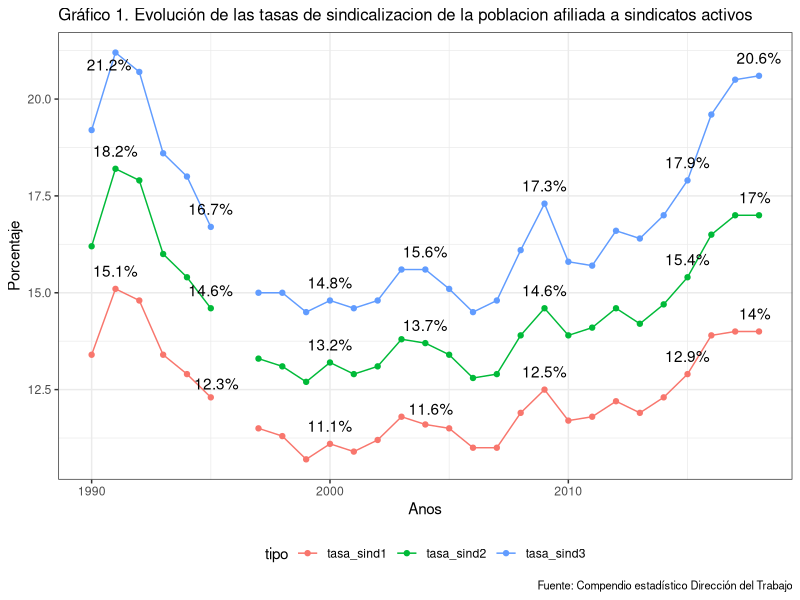
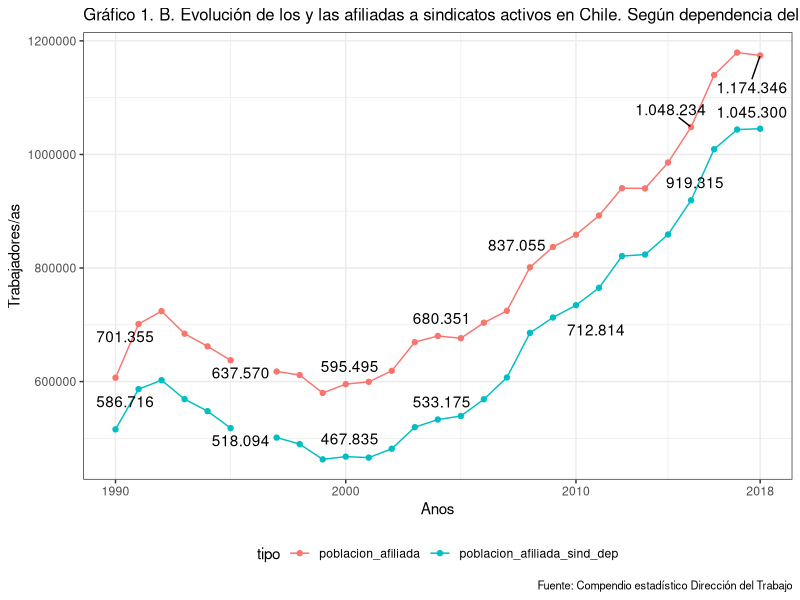
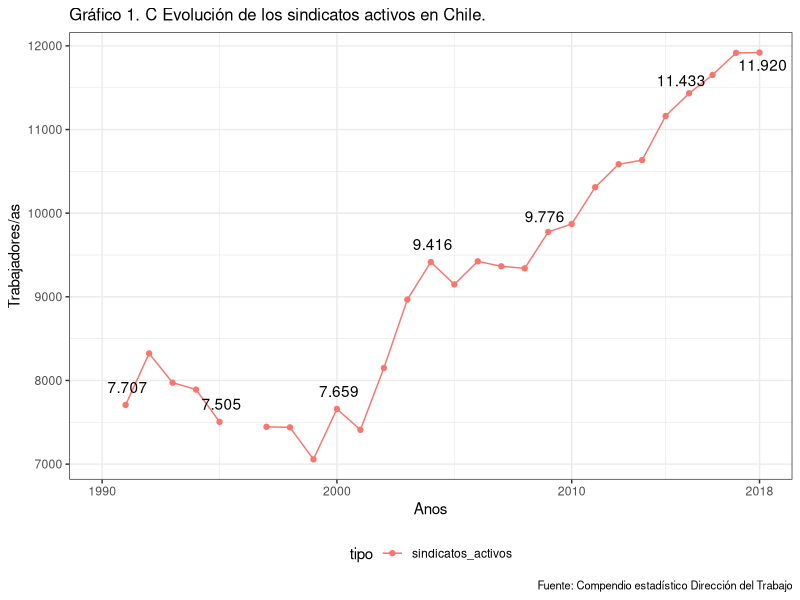
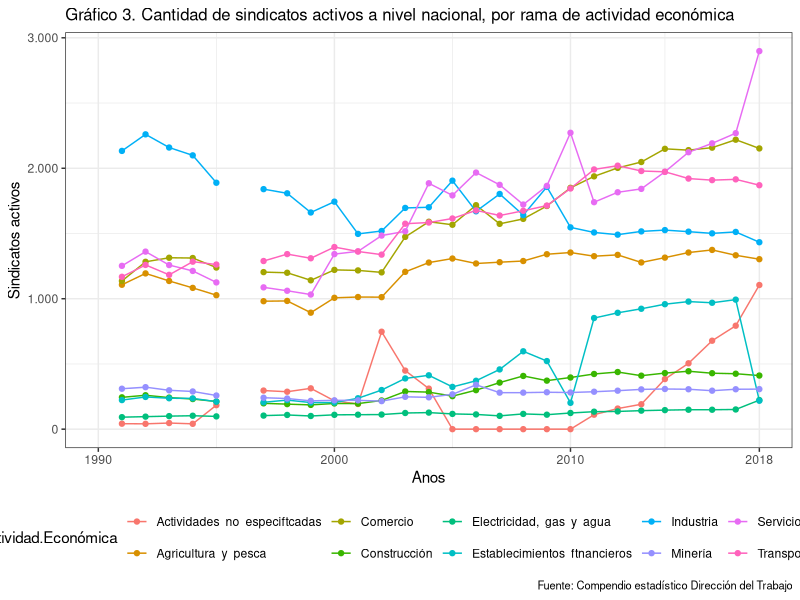
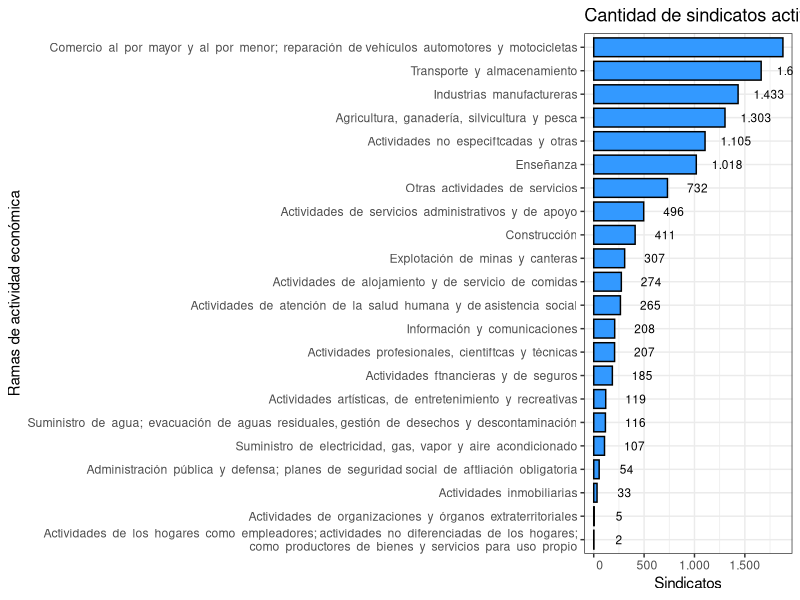
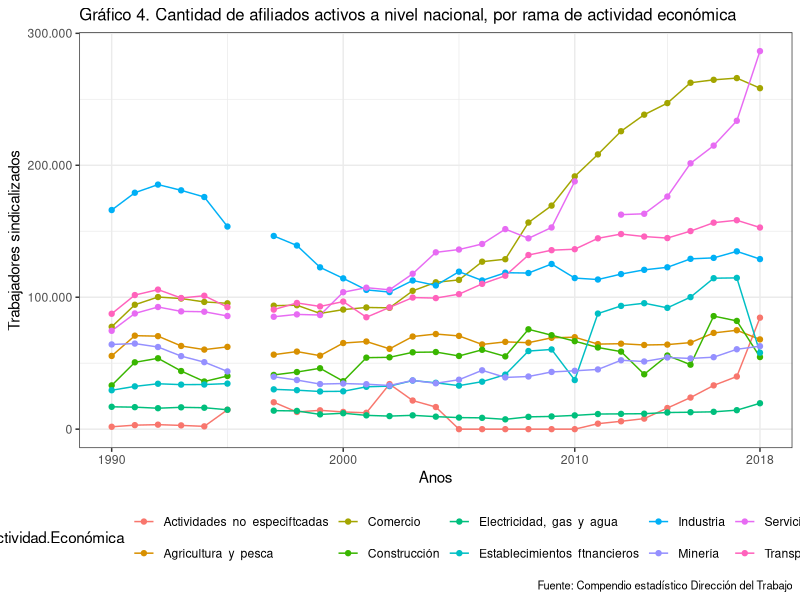
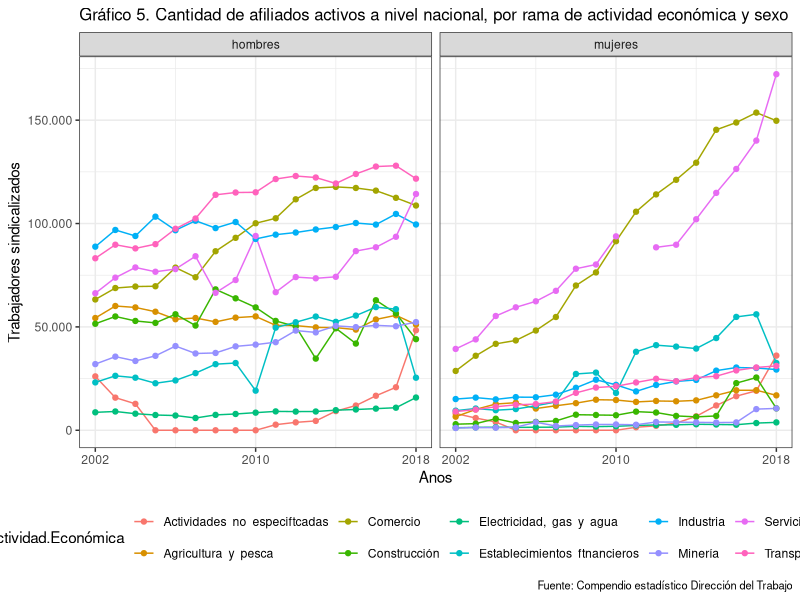
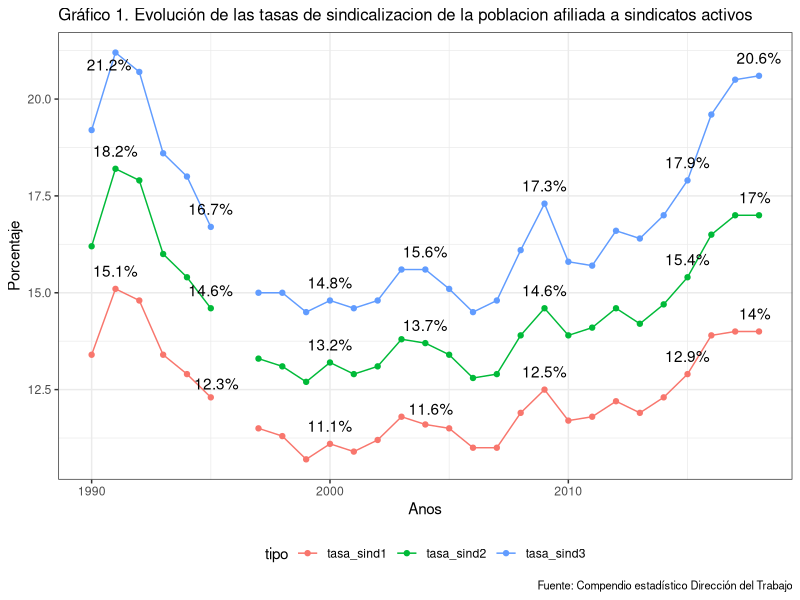

Source code (R) for these figures, in order: (Note: this script raises an error after producing the figures.)
library(tidyverse)
library(ggrepel)
library(openxlsx)
library(tibble)


# 1. OOSS -----------------------------------------------------------------



#### Cuadro1. Cantidad de sindicatos activos, poblacion afiliada a sindicatos activos, fuerza de trabajo y tasas de sindicalización, años 1990 a 1999 ####

f0<-c("ano",
      "sindicatos_activos",
      "poblacion_afiliada",
      "ft_ocupada1",
      "tasa_sind1",
      "ft_ocupada2",
      "tasa_sind2",
      "poblacion_afiliada_sind_dep",
      "ft_ocupada3",
      "tasa_sind3")

cuadro1<-rbind(
c(1990 ,NA   ,606812 ,4525530 ,13.4, 3745599, 16.2, 515825 ,2692459, 19.2),
c(1991 ,7707 ,701355 ,4630670 ,15.1, 3862016, 18.2, 586716 ,2765416, 21.2),
c(1992 ,8323 ,724065 ,4877430 ,14.8, 4054999, 17.9, 602435 ,2909679, 20.7),
c(1993 ,7974 ,684361 ,5109290 ,13.4, 4280082, 16.0, 569066 ,3067602, 18.6),
c(1994 ,7891 ,661966 ,5122760 ,12.9, 4305265, 15.4, 547862 ,3038135, 18.0),
c(1995 ,7505 ,637570 ,5174410 ,12.3, 4364825, 14.6, 518094 ,3100665, 16.7),
c(1996 ,NA   , NA     ,5298680 ,NA   ,4525632 ,NA   ,NA      ,3243452,  NA),
c(1997 ,7446 ,617761 ,5380190 ,11.5, 4643794, 13.3, 501386 ,3350654, 15.0),
c(1998 ,7439 ,611535 ,5432350 ,11.3, 4657376, 13.1, 489957 ,3276276, 15.0),
c(1999 ,7057 ,579996 ,5404480 ,10.7, 4552804, 12.7, 463071 ,3192874, 14.5),
c(2000, 7659, 595495, 5381460, 11.1, 4528339, 13.2, 467835, 3170319, 14.8),
c(2001, 7410, 599610, 5479390, 10.9, 4631937, 12.9, 466138, 3187987, 14.6),
c(2002, 8149, 618930, 5531260, 11.2, 4723018, 13.1, 481749, 3253178, 14.8),
c(2003, 8967, 669507, 5675130, 11.8, 4849564, 13.8, 519687, 3326674, 15.6),
c(2004, 9416, 680351, 5862900, 11.6, 4979719, 13.7, 533175, 3423609, 15.6),
c(2005, 9148, 676368, 5904999, 11.5, 5054172, 13.4, 539326, 3581293, 15.1),
c(2006, 9424, 703706, 6410982, 11.0, 5477846, 12.8, 568856, 3933474, 14.5),
c(2007, 9365, 724606, 6567241, 11.0, 5622264, 12.9, 607190, 4099492, 14.8),
c(2008, 9340, 801251, 6740408, 11.9, 5782781, 13.9, 685763, 4251018, 16.1),
c(2009, 9776, 837055, 6710990, 12.5, 5747152, 14.6, 712814, 4131857, 17.3),
c(2010, 9871  ,858571,  7353835, 11.7, 6172536, 13.9, 734495  ,4646299, 15.8),
c(2011 ,10310 ,892365,  7564346, 11.8, 6348945, 14.1, 765138  ,4863073, 15.7),
c(2012 ,10585 ,940603,  7699431, 12.2, 6441986, 14.6, 821041  ,4960005, 16.6),
c(2013 ,10634 ,940222,  7904048, 11.9, 6600648, 14.2, 823722  ,5024782, 16.4),
c(2014 ,11162 ,985770,  8013717, 12.3, 6686276, 14.7, 859093  ,5061592, 17.0),
c(2015 ,11433 ,1048234, 8136356, 12.9, 6815314, 15.4, 919315  ,5133964, 17.9),
c(2016 ,11653 ,1139955 ,8216865 ,13.9 ,6901108 ,16.5 ,1009255 ,5142873, 19.6),
c(2017 ,11916 ,1179445 ,8406527 ,14.0 ,6930930 ,17.0 ,1043865 ,5099920, 20.5),
c(2018 ,11920 ,1174346 ,8414056 ,14.0 ,6927523 ,17.0 ,1045300 ,5068372, 20.6)
)

cuadro1<-cuadro1 %>% as.data.frame()
names(cuadro1)<-f0
cuadro1


# Grafico 1

cuadro1 %>% select(ano,tasa_sind1,tasa_sind2,tasa_sind3) %>% 
  gather(tipo,tasa,-ano) %>% mutate(tasa=as.numeric(tasa)) %>% 
  ggplot(aes(x=ano,y=tasa,color=tipo)) + geom_line() + geom_point() + theme_bw() + 
  labs(title = "Gráfico 1. Evolución de las tasas de sindicalizacion de la poblacion afiliada a sindicatos activos",
       x="Anos",
       y = "Porcentaje",
       caption = "Fuente: Compendio estadístico Dirección del Trabajo") + 
  theme(legend.position = "bottom",plot.title = element_text(size=12),
        plot.subtitle = element_text(size=10),
        plot.caption = element_text(size=8)) + 
  geom_text_repel(aes(label=ifelse(ano%in%c(1991,1995,2000,2004,2009,2015,2018),format(paste0(round(tasa,1),"%")),"")), vjust=-1,colour="black")




ggsave(
  plot = last_plot(),
  filename = "Output/Graficos/1. OOSS/grafico1.Evolucion de las tasas de sindicalizacion de la poblacion afiliada a sindicatos activos.png",
  device = "png",
  dpi = "retina",
  units = "cm",
  width = 33,
  height = 17
)


cuadro1 %>% select(ano,poblacion_afiliada,poblacion_afiliada_sind_dep) %>% 
  gather(tipo,tasa,-ano) %>% mutate(tasa=as.numeric(tasa)) %>% 
  ggplot(aes(x=ano,y=tasa,color=tipo)) + geom_line() + geom_point() + theme_bw() + 
  labs(title = "Gráfico 1. B. Evolución de los y las afiliadas a sindicatos activos en Chile. Según dependencia del sindicato.",
       x="Anos",
       y = "Trabajadores/as",
       caption = "Fuente: Compendio estadístico Dirección del Trabajo") + 
  theme(legend.position = "bottom",plot.title = element_text(size=12),
        plot.subtitle = element_text(size=10),
        plot.caption = element_text(size=8)) + 
  geom_text_repel(aes(label=ifelse(ano%in%c(1991,1995,2000,2004,2009,2015,2018),format(tasa, big.mark = ".", scientific = FALSE),"")), vjust=-1,colour="black") +
  scale_x_continuous(limits = c(1990, 2018),breaks = c(1990,2000,2010,2018))

ggsave(
  plot = last_plot(),
  filename = "Output/Graficos/1. OOSS/grafico1.B Evolución de los y las afiliadas a sindicatos activos en Chile. Según dependencia del sindicato.png",
  device = "png",
  dpi = "retina",
  units = "cm",
  width = 33,
  height = 17
)


cuadro1 %>% select(ano,sindicatos_activos) %>% 
  gather(tipo,tasa,-ano) %>% mutate(tasa=as.numeric(tasa)) %>% 
  ggplot(aes(x=ano,y=tasa,color=tipo)) + geom_line() + geom_point() + theme_bw() + 
  labs(title = "Gráfico 1. C Evolución de los sindicatos activos en Chile.",
       x="Anos",
       y = "Trabajadores/as",
       caption = "Fuente: Compendio estadístico Dirección del Trabajo") + 
  theme(legend.position = "bottom",plot.title = element_text(size=12),
        plot.subtitle = element_text(size=10),
        plot.caption = element_text(size=8)) + 
  geom_text_repel(aes(label=ifelse(ano%in%c(1991,1995,2000,2004,2009,2015,2018),format(tasa, big.mark = ".", scientific = FALSE),"")), vjust=-1,colour="black") +
  scale_x_continuous(limits = c(1990, 2018),breaks = c(1990,2000,2010,2018))


ggsave(
  plot = last_plot(),
  filename = "Output/Graficos/1. OOSS/grafico1.C Evolución de los sindicatos activos en Chile.png",
  device = "png",
  dpi = "retina",
  units = "cm",
  width = 33,
  height = 17
)


#### Cuadro 2. Cantidad de trabajadores afiliados a sindicatos activos, fuerza de trabajo ocupada, y tasa de sindicalización, según sexo ####

cuadro2<-rbind(
c(2002, 497272, 121658, 618930 , 3241454, 1481566, 4723020, 15.3, 8.2  ,13.1),
c(2003, 531238, 138269, 669507 , 3298663, 1550891, 4849554, 16.1, 8.9  ,13.8),
c(2004, 522271, 158080, 680351 , 3335792, 1643938, 4979730, 15.7, 9.6  ,13.7),
c(2005, 515114, 161254, 676368 , 3376302, 1677870, 5054172, 15.3, 9.6  ,13.4),
c(2006, 532661, 171045, 703706 , 3627100, 1850746, 5477846, 14.7, 9.2  ,12.8),
c(2007, 537651, 186955, 724606 , 3683805, 1938459, 5622264, 14.6, 9.6  ,12.9),
c(2008, 562172, 239079, 801251 , 3738207, 2044574, 5782781, 15.0, 11.7 ,13.9),
c(2009, 580795, 256260, 837055 , 3661636, 2085516, 5747152, 15.9, 12.3 ,14.6),
c(2010, 585384, 273187, 858571 , 3822903, 2349633, 6172536, 15.3, 11.6 ,13.9),
c(2011, 593203, 299162, 892365 , 3883465, 2465480, 6348945, 15.3, 12.1 ,14.1),
c(2012, 618610, 321993, 940603 , 3930414, 2511571, 6441986, 15.7, 12.8 ,14.6),
c(2013, 610485, 329737, 940222 , 4005377, 2595271, 6600648, 15.2, 12.7 ,14.2),
c(2014, 630512, 355258, 985770 , 4035930, 2650346, 6686276, 15.6, 13.4 ,14.7),
c(2015, 646093, 402141, 1048234, 4081413, 2733898, 6815311, 15.8, 14.7 ,15.4),
c(2016, 683516, 455528, 1139044, 4153796, 2747312, 6901108, 16.5, 16.6 ,16.5),
c(2017, 691381, 488064, 1179445, 4157795, 2773138, 6930933, 16.6, 17.6 ,17.0),
c(2018, 681399, 492947, 1174346, 4149084, 2778439, 6927523, 16.4, 17.7 ,17.0)
) %>% as.data.frame()

names(cuadro2)<-c("ano","afiliados_hombres","afiliados_mujeres","afiliados_total",
                  "ft_hombres","ft_mujeres","ft_total","ft_hombres", "ft_mujeres","ft_total")


#### Cuadro 3. Cantidad de sindicatos activos a nivel nacional, por rama de actividad económica ####

# CIIU rev 2 1991-2010
cuadro3_1<-cbind(
read.xlsx("Input/Ilovepdf/1. OOSS.xlsx",sheet = 5,rows=c(1:12),cols=c(1:8),na.strings = "**"),
read.xlsx("Input/Ilovepdf/1. OOSS.xlsx",sheet = 6,rows=c(1:12),cols=c(2:8),na.strings = "**"),
read.xlsx("Input/Ilovepdf/1. OOSS.xlsx",sheet = 7,rows=c(2:13),cols=c(2:8),na.strings = "**")
)

# CIIU rev 3 2011-2017
cuadro3_2<-read.xlsx("Input/Ilovepdf/1. OOSS.xlsx",sheet = 8,rows=c(2:21),cols=c(1:8),na.strings = "**")

# CIIU rev 4 2018
cuadro3_3<-read.xlsx("Input/Ilovepdf/1. OOSS.xlsx",sheet = 9,rows=c(2:25),cols=c(1:2),na.strings = "**")


cuadro3_2_r<-cuadro3_2 %>% add_row(Rama.Actividad.Económica="Agricultura  y  pesca",
                      `2011`=sum(.$`2011`[1]+.$`2011`[2]),
                      `2012`=sum(.$`2012`[1]+.$`2012`[2]),
                      `2013`=sum(.$`2013`[1]+.$`2013`[2]),
                      `2014`=sum(.$`2014`[1]+.$`2014`[2]),
                      `2015`=sum(.$`2015`[1]+.$`2015`[2]),
                      `2016`=sum(.$`2016`[1]+.$`2016`[2]),
                      `2017`=sum(.$`2017`[1]+.$`2017`[2])) %>% 
  
              add_row(Rama.Actividad.Económica="Minería",
                      `2011`=sum(.$`2011`[3]),
                      `2012`=sum(.$`2012`[3]),
                      `2013`=sum(.$`2013`[3]),
                      `2014`=sum(.$`2014`[3]),
                      `2015`=sum(.$`2015`[3]),
                      `2016`=sum(.$`2016`[3]),
                      `2017`=sum(.$`2017`[3])) %>%
  
              add_row(Rama.Actividad.Económica="Industria",
                      `2011`=sum(.$`2011`[4]),
                      `2012`=sum(.$`2012`[4]),
                      `2013`=sum(.$`2013`[4]),
                      `2014`=sum(.$`2014`[4]),
                      `2015`=sum(.$`2015`[4]),
                      `2016`=sum(.$`2016`[4]),
                      `2017`=sum(.$`2017`[4])) %>%
  
              add_row(Rama.Actividad.Económica="Electricidad,  gas  y  agua",
                      `2011`=sum(.$`2011`[5]),
                      `2012`=sum(.$`2012`[5]),
                      `2013`=sum(.$`2013`[5]),
                      `2014`=sum(.$`2014`[5]),
                      `2015`=sum(.$`2015`[5]),
                      `2016`=sum(.$`2016`[5]),
                      `2017`=sum(.$`2017`[5])) %>%
  
              add_row(Rama.Actividad.Económica="Construcción",
                      `2011`=sum(.$`2011`[6]),
                      `2012`=sum(.$`2012`[6]),
                      `2013`=sum(.$`2013`[6]),
                      `2014`=sum(.$`2014`[6]),
                      `2015`=sum(.$`2015`[6]),
                      `2016`=sum(.$`2016`[6]),
                      `2017`=sum(.$`2017`[6])) %>%
  
              add_row(Rama.Actividad.Económica="Comercio",
                      `2011`=sum(.$`2011`[7]+.$`2011`[8]),
                      `2012`=sum(.$`2012`[7]+.$`2012`[8]),
                      `2013`=sum(.$`2013`[7]+.$`2013`[8]),
                      `2014`=sum(.$`2014`[7]+.$`2014`[8]),
                      `2015`=sum(.$`2015`[7]+.$`2015`[8]),
                      `2016`=sum(.$`2016`[7]+.$`2016`[8]),
                      `2017`=sum(.$`2017`[7]+.$`2017`[8])) %>%
  
              add_row(Rama.Actividad.Económica="Transporte  y  comunicaciones",
                      `2011`=sum(.$`2011`[9]),
                      `2012`=sum(.$`2012`[9]),
                      `2013`=sum(.$`2013`[9]),
                      `2014`=sum(.$`2014`[9]),
                      `2015`=sum(.$`2015`[9]),
                      `2016`=sum(.$`2016`[9]),
                      `2017`=sum(.$`2017`[9])) %>%
  
              add_row(Rama.Actividad.Económica="Establecimientos  ftnancieros",
                      `2011`=sum(.$`2011`[10]+.$`2011`[11]),
                      `2012`=sum(.$`2012`[10]+.$`2012`[11]),
                      `2013`=sum(.$`2013`[10]+.$`2013`[11]),
                      `2014`=sum(.$`2014`[10]+.$`2014`[11]),
                      `2015`=sum(.$`2015`[10]+.$`2015`[11]),
                      `2016`=sum(.$`2016`[10]+.$`2016`[11]),
                      `2017`=sum(.$`2017`[10]+.$`2017`[11])) %>%
  
              add_row(Rama.Actividad.Económica="Servicios",
                      `2011`=sum(.$`2011`[12]+.$`2011`[13]+.$`2011`[14]+.$`2011`[15]+.$`2011`[16]+.$`2011`[17]),
                      `2012`=sum(.$`2012`[12]+.$`2012`[13]+.$`2012`[14]+.$`2012`[15]+.$`2012`[16]+.$`2012`[17]),
                      `2013`=sum(.$`2013`[12]+.$`2013`[13]+.$`2013`[14]+.$`2013`[15]+.$`2013`[16]+.$`2013`[17]),
                      `2014`=sum(.$`2014`[12]+.$`2014`[13]+.$`2014`[14]+.$`2014`[15]+.$`2014`[16]+.$`2014`[17]),
                      `2015`=sum(.$`2015`[12]+.$`2015`[13]+.$`2015`[14]+.$`2015`[15]+.$`2015`[16]+.$`2015`[17]),
                      `2016`=sum(.$`2016`[12]+.$`2016`[13]+.$`2016`[14]+.$`2016`[15]+.$`2016`[16]+.$`2016`[17]),
                      `2017`=sum(.$`2017`[12]+.$`2017`[13]+.$`2017`[14]+.$`2017`[15]+.$`2017`[16]+.$`2017`[17])) %>%
  
              add_row(Rama.Actividad.Económica="Actividades  no  especiftcadas",
                      `2011`=sum(.$`2011`[18]),
                      `2012`=sum(.$`2012`[18]),
                      `2013`=sum(.$`2013`[18]),
                      `2014`=sum(.$`2014`[18]),
                      `2015`=sum(.$`2015`[18]),
                      `2016`=sum(.$`2016`[18]),
                      `2017`=sum(.$`2017`[18]))


cuadro3_3_r<-cuadro3_3 %>% add_row(Rama.Actividad.Económica="Agricultura  y  pesca",
                                   `2018`=sum(.$`2018`[1])) %>% 
  
  add_row(Rama.Actividad.Económica="Minería",
          `2018`=sum(.$`2018`[2])) %>%
  
  add_row(Rama.Actividad.Económica="Industria",
          `2018`=sum(.$`2018`[3])) %>%
  
  add_row(Rama.Actividad.Económica="Electricidad,  gas  y  agua",
          `2018`=sum(.$`2018`[4]+.$`2018`[5])) %>%
  
  add_row(Rama.Actividad.Económica="Construcción",
          `2018`=sum(.$`2018`[6])) %>%
  
  add_row(Rama.Actividad.Económica="Comercio",
          `2018`=sum(.$`2018`[7]+.$`2018`[9])) %>%
  
  add_row(Rama.Actividad.Económica="Transporte  y  comunicaciones",
          `2018`=sum(.$`2018`[8]+.$`2018`[10])) %>%
  
  add_row(Rama.Actividad.Económica="Establecimientos  ftnancieros",
          `2018`=sum(.$`2018`[11]+.$`2018`[12])) %>%
  
  add_row(Rama.Actividad.Económica="Servicios",
          `2018`=sum(.$`2018`[13]+.$`2018`[14]+.$`2018`[15]+.$`2018`[16]+.$`2018`[17]+.$`2018`[18]+.$`2018`[19]+.$`2018`[20]+.$`2018`[21])) %>%
  
  add_row(Rama.Actividad.Económica="Actividades  no  especiftcadas",
          `2018`=sum(.$`2018`[22]))

  
cuadro3<-merge(cuadro3_1,cuadro3_2_r,by="Rama.Actividad.Económica",all.x = TRUE)
cuadro3<-merge(cuadro3,cuadro3_3_r,by="Rama.Actividad.Económica",all.x = TRUE)

cuadro3<-unique( cuadro3 )
cuadro3<-cuadro3[-3,]

# Grafico 3
cuadro3 %>% filter(Rama.Actividad.Económica!="Total") %>% 
  gather(ano,sindicatos,-Rama.Actividad.Económica) %>% mutate(tasa=as.numeric(sindicatos),
                                                              ano=as.numeric(ano)) %>% 
  ggplot(aes(x=ano,y=sindicatos,color=Rama.Actividad.Económica)) + geom_line() + geom_point() + theme_bw() + 
  labs(title = "Gráfico 3. Cantidad de sindicatos activos a nivel nacional, por rama de actividad económica",
       x="Anos",
       y = "Sindicatos activos",
       caption = "Fuente: Compendio estadístico Dirección del Trabajo") + 
  theme(legend.position = "bottom",plot.title = element_text(size=12),
        plot.subtitle = element_text(size=10),
        plot.caption = element_text(size=8)) + scale_y_continuous(labels=function(x) format(x, big.mark = ".", scientific = FALSE))+
  scale_x_continuous(limits = c(1990, 2018),breaks = c(1990,2000,2010,2018))

ggsave(
  plot = last_plot(),
  filename = "Output/Graficos/1. OOSS/grafico3.Cantidad de sindicatos activos a nivel nacional, por rama de actividad económica.png",
  device = "png",
  dpi = "retina",
  units = "cm",
  width = 33,
  height = 17
)


#### Cuadro 3 solo 2018 (ramas desagregadas)

cuadro3_3 %>% filter(Rama.Actividad.Económica!="Total") %>% 
  ggplot(aes(x=as.factor(reorder(Rama.Actividad.Económica,`2018`)),y=`2018`))+
  geom_bar(stat="identity", fill="#3399FF", colour="black", width=0.8) + 
  scale_y_continuous(labels=function(x) format(x, big.mark = ".", scientific = FALSE)) +
  theme_bw() +  coord_flip() + 
  geom_text(aes(label = format(`2018`, big.mark = ".", scientific = FALSE)), hjust=-0.5, colour = "black", size=3.0) +
  labs(title="Cantidad de sindicatos activos a nivel nacional, por rama de actividad económica en 2018",
       x="Ramas de actividad económica", 
       y = "Sindicatos")



#### Cuadro 4. y 5. Cantidad de afiliados ####

## 1990 a 2001
cuadro4_1<-cbind(
  read.xlsx("Input/Ilovepdf/1. OOSS.xlsx",sheet = 10,rows=c(1:12),cols=c(1:7),na.strings = "**"),
  read.xlsx("Input/Ilovepdf/1. OOSS.xlsx",sheet = 11,rows=c(2:13),cols=c(2:7),na.strings = "**")
)

## 2002 a 2010

a<-read.xlsx("Input/Ilovepdf/1. OOSS.xlsx",sheet = 12,rows=c(4:14),cols=c(1:10),na.strings = "**",colNames = FALSE)
b<-read.xlsx("Input/Ilovepdf/1. OOSS.xlsx",sheet = 13,rows=c(3:13),cols=c(2:10),na.strings = "**",colNames = FALSE)
c<-read.xlsx("Input/Ilovepdf/1. OOSS.xlsx",sheet = 14,rows=c(3:13),cols=c(2:10),na.strings = "**",colNames = FALSE)
names(a)<-c("Rama.Actividad.Económica","h2","m2","t2","h3","m3","t3","h4","m4","t4")
names(b)<-c("h5","m5","t5","h6","m6","t6","h7","m7","t7")
names(c)<-c("h8","m8","t8","h9","m9","t9","h10","m10","t10")
cuadro4_2_sexo<-cbind(a,b,c)

cuadro4_2<-cuadro4_2_sexo %>% select(1,4,7,10,13,16,19,22,25,28)

## 2011 a 2017
cuadro4_3_sexo<-cbind(
read.xlsx("Input/Ilovepdf/1. OOSS.xlsx",sheet = 15,rows=c(4:22),cols=c(1:7),na.strings = "**",colNames = FALSE),
read.xlsx("Input/Ilovepdf/1. OOSS.xlsx",sheet = 16,rows=c(4:22),cols=c(2:7),na.strings = "**",colNames = FALSE),
read.xlsx("Input/Ilovepdf/1. OOSS.xlsx",sheet = 17,rows=c(4:22),cols=c(2:7),na.strings = "**",colNames = FALSE),
read.xlsx("Input/Ilovepdf/1. OOSS.xlsx",sheet = 18,rows=c(4:22),cols=c(2:4),na.strings = "**",colNames = FALSE)
)

names(cuadro4_3_sexo)<-c("Rama.Actividad.Económica","h11","m11","t11","h12","m12","t12","h13","m13","t13","h14","m14","t14",
                               "h15","m15","t15","h16","m16","t16","h17","m17","t17")

cuadro4_3<-cuadro4_3_sexo %>% select(1,4,7,10,13,16,19,22)


## 2018
cuadro4_4_sexo<-read.xlsx("Input/Ilovepdf/1. OOSS.xlsx",sheet = 19,rows=c(3:26),cols=c(1:4),na.strings = "**")
names(cuadro4_4_sexo)<-c("Rama.Actividad.Económica","h18","m18","t18")
cuadro4_4<-cuadro4_4_sexo %>% select(1,4)

## A. Primero sin sexo

cuadro4_1
cuadro4_2
colnames(cuadro4_2)<-c("Rama.Actividad.Económica",2002,2003,2004,2005,2006,2007,2008,2009,2010)

colnames(cuadro4_3)<-c("Rama.Actividad.Económica",2011,2012,2013,2014,2015,2016,2017)

cuadro4_3<-cuadro4_3 %>% add_row(Rama.Actividad.Económica="Agricultura  y  pesca",
                                   `2011`=sum(.$`2011`[1]+.$`2011`[2]),
                                   `2012`=sum(.$`2012`[1]+.$`2012`[2]),
                                   `2013`=sum(.$`2013`[1]+.$`2013`[2]),
                                   `2014`=sum(.$`2014`[1]+.$`2014`[2]),
                                   `2015`=sum(.$`2015`[1]+.$`2015`[2]),
                                   `2016`=sum(.$`2016`[1]+.$`2016`[2]),
                                   `2017`=sum(.$`2017`[1]+.$`2017`[2])) %>% 
  
  add_row(Rama.Actividad.Económica="Minería",
          `2011`=sum(.$`2011`[3]),
          `2012`=sum(.$`2012`[3]),
          `2013`=sum(.$`2013`[3]),
          `2014`=sum(.$`2014`[3]),
          `2015`=sum(.$`2015`[3]),
          `2016`=sum(.$`2016`[3]),
          `2017`=sum(.$`2017`[3])) %>%
  
  add_row(Rama.Actividad.Económica="Industria",
          `2011`=sum(.$`2011`[4]),
          `2012`=sum(.$`2012`[4]),
          `2013`=sum(.$`2013`[4]),
          `2014`=sum(.$`2014`[4]),
          `2015`=sum(.$`2015`[4]),
          `2016`=sum(.$`2016`[4]),
          `2017`=sum(.$`2017`[4])) %>%
  
  add_row(Rama.Actividad.Económica="Electricidad,  gas  y  agua",
          `2011`=sum(.$`2011`[5]),
          `2012`=sum(.$`2012`[5]),
          `2013`=sum(.$`2013`[5]),
          `2014`=sum(.$`2014`[5]),
          `2015`=sum(.$`2015`[5]),
          `2016`=sum(.$`2016`[5]),
          `2017`=sum(.$`2017`[5])) %>%
  
  add_row(Rama.Actividad.Económica="Construcción",
          `2011`=sum(.$`2011`[6]),
          `2012`=sum(.$`2012`[6]),
          `2013`=sum(.$`2013`[6]),
          `2014`=sum(.$`2014`[6]),
          `2015`=sum(.$`2015`[6]),
          `2016`=sum(.$`2016`[6]),
          `2017`=sum(.$`2017`[6])) %>%
  
  add_row(Rama.Actividad.Económica="Comercio",
          `2011`=sum(.$`2011`[7]+.$`2011`[8]),
          `2012`=sum(.$`2012`[7]+.$`2012`[8]),
          `2013`=sum(.$`2013`[7]+.$`2013`[8]),
          `2014`=sum(.$`2014`[7]+.$`2014`[8]),
          `2015`=sum(.$`2015`[7]+.$`2015`[8]),
          `2016`=sum(.$`2016`[7]+.$`2016`[8]),
          `2017`=sum(.$`2017`[7]+.$`2017`[8])) %>%
  
  add_row(Rama.Actividad.Económica="Transporte  y  comunicaciones",
          `2011`=sum(.$`2011`[9]),
          `2012`=sum(.$`2012`[9]),
          `2013`=sum(.$`2013`[9]),
          `2014`=sum(.$`2014`[9]),
          `2015`=sum(.$`2015`[9]),
          `2016`=sum(.$`2016`[9]),
          `2017`=sum(.$`2017`[9])) %>%
  
  add_row(Rama.Actividad.Económica="Establecimientos  ftnancieros",
          `2011`=sum(.$`2011`[10]+.$`2011`[11]),
          `2012`=sum(.$`2012`[10]+.$`2012`[11]),
          `2013`=sum(.$`2013`[10]+.$`2013`[11]),
          `2014`=sum(.$`2014`[10]+.$`2014`[11]),
          `2015`=sum(.$`2015`[10]+.$`2015`[11]),
          `2016`=sum(.$`2016`[10]+.$`2016`[11]),
          `2017`=sum(.$`2017`[10]+.$`2017`[11])) %>%
  
  add_row(Rama.Actividad.Económica="Servicios",
          `2011`=sum(.$`2011`[12]+.$`2011`[13]+.$`2011`[14]+.$`2011`[15]+.$`2011`[16]+.$`2011`[17]),
          `2012`=sum(.$`2012`[12]+.$`2012`[13]+.$`2012`[14]+.$`2012`[15]+.$`2012`[16]+.$`2012`[17]),
          `2013`=sum(.$`2013`[12]+.$`2013`[13]+.$`2013`[14]+.$`2013`[15]+.$`2013`[16]+.$`2013`[17]),
          `2014`=sum(.$`2014`[12]+.$`2014`[13]+.$`2014`[14]+.$`2014`[15]+.$`2014`[16]+.$`2014`[17]),
          `2015`=sum(.$`2015`[12]+.$`2015`[13]+.$`2015`[14]+.$`2015`[15]+.$`2015`[16]+.$`2015`[17]),
          `2016`=sum(.$`2016`[12]+.$`2016`[13]+.$`2016`[14]+.$`2016`[15]+.$`2016`[16]+.$`2016`[17]),
          `2017`=sum(.$`2017`[12]+.$`2017`[13]+.$`2017`[14]+.$`2017`[15]+.$`2017`[16]+.$`2017`[17])) %>%
  
  add_row(Rama.Actividad.Económica="Actividades  no  especiftcadas",
          `2011`=sum(.$`2011`[18]),
          `2012`=sum(.$`2012`[18]),
          `2013`=sum(.$`2013`[18]),
          `2014`=sum(.$`2014`[18]),
          `2015`=sum(.$`2015`[18]),
          `2016`=sum(.$`2016`[18]),
          `2017`=sum(.$`2017`[18]))



colnames(cuadro4_4)<-c("Rama.Actividad.Económica",2018)

cuadro4_4<-cuadro4_4 %>% add_row(Rama.Actividad.Económica="Agricultura  y  pesca",
                                   `2018`=sum(.$`2018`[1])) %>% 
  
  add_row(Rama.Actividad.Económica="Minería",
          `2018`=sum(.$`2018`[2])) %>%
  
  add_row(Rama.Actividad.Económica="Industria",
          `2018`=sum(.$`2018`[3])) %>%
  
  add_row(Rama.Actividad.Económica="Electricidad,  gas  y  agua",
          `2018`=sum(.$`2018`[4]+.$`2018`[5])) %>%
  
  add_row(Rama.Actividad.Económica="Construcción",
          `2018`=sum(.$`2018`[6])) %>%
  
  add_row(Rama.Actividad.Económica="Comercio",
          `2018`=sum(.$`2018`[7]+.$`2018`[9])) %>%
  
  add_row(Rama.Actividad.Económica="Transporte  y  comunicaciones",
          `2018`=sum(.$`2018`[8]+.$`2018`[10])) %>%
  
  add_row(Rama.Actividad.Económica="Establecimientos  ftnancieros",
          `2018`=sum(.$`2018`[11]+.$`2018`[12])) %>%
  
  add_row(Rama.Actividad.Económica="Servicios",
          `2018`=sum(.$`2018`[13]+.$`2018`[14]+.$`2018`[15]+.$`2018`[16]+.$`2018`[17]+.$`2018`[18]+.$`2018`[19]+.$`2018`[20]+.$`2018`[21])) %>%
  
  add_row(Rama.Actividad.Económica="Actividades  no  especiftcadas",
          `2018`=sum(.$`2018`[22]))

cuadro4<-merge(cuadro4_1,cuadro4_2,by="Rama.Actividad.Económica")

cuadro4<-merge(cuadro4,cuadro4_3,by="Rama.Actividad.Económica",all.x = TRUE)
cuadro4<-merge(cuadro4,cuadro4_4,by="Rama.Actividad.Económica",all.x = TRUE)

cuadro4<-unique( cuadro4 )
cuadro4<-cuadro4[-3,]

cuadro4 %>% filter(Rama.Actividad.Económica!="Total") %>% 
  gather(ano,afiliados,-Rama.Actividad.Económica) %>% mutate(tasa=as.numeric(afiliados),
                                                              ano=as.numeric(ano)) %>% 
  ggplot(aes(x=ano,y=afiliados,color=Rama.Actividad.Económica)) + geom_line() + geom_point() + theme_bw() + 
  labs(title = "Gráfico 4. Cantidad de afiliados activos a nivel nacional, por rama de actividad económica",
       x="Anos",
       y = "Trabajadores sindicalizados",
       caption = "Fuente: Compendio estadístico Dirección del Trabajo") + 
  theme(legend.position = "bottom",plot.title = element_text(size=12),
        plot.subtitle = element_text(size=10),
        plot.caption = element_text(size=8)) + scale_y_continuous(labels=function(x) format(x, big.mark = ".", scientific = FALSE))+
  scale_x_continuous(limits = c(1990, 2018),breaks = c(1990,2000,2010,2018))



ggsave(
  plot = last_plot(),
  filename = "Output/Graficos/1. OOSS/grafico4.Cantidad de afiliados a nivel nacional, por rama de actividad económica.png",
  device = "png",
  dpi = "retina",
  units = "cm",
  width = 33,
  height = 17
)


## B. Con sexo (cuadro 5) (solo desde 2002)

# hombres
cuadro4_2<-cuadro4_2_sexo %>% select(1,4-2,7-2,10-2,13-2,16-2,19-2,22-2,25-2,28-2)
cuadro4_3<-cuadro4_3_sexo %>% select(1,4-2,7-2,10-2,13-2,16-2,19-2,22-2)
cuadro4_4<-cuadro4_4_sexo %>% select(1,4-2)

colnames(cuadro4_2)<-c("Rama.Actividad.Económica",2002,2003,2004,2005,2006,2007,2008,2009,2010)

colnames(cuadro4_3)<-c("Rama.Actividad.Económica",2011,2012,2013,2014,2015,2016,2017)

cuadro4_3<-cuadro4_3 %>% add_row(Rama.Actividad.Económica="Agricultura  y  pesca",
                                 `2011`=sum(.$`2011`[1]+.$`2011`[2]),
                                 `2012`=sum(.$`2012`[1]+.$`2012`[2]),
                                 `2013`=sum(.$`2013`[1]+.$`2013`[2]),
                                 `2014`=sum(.$`2014`[1]+.$`2014`[2]),
                                 `2015`=sum(.$`2015`[1]+.$`2015`[2]),
                                 `2016`=sum(.$`2016`[1]+.$`2016`[2]),
                                 `2017`=sum(.$`2017`[1]+.$`2017`[2])) %>% 
  
  add_row(Rama.Actividad.Económica="Minería",
          `2011`=sum(.$`2011`[3]),
          `2012`=sum(.$`2012`[3]),
          `2013`=sum(.$`2013`[3]),
          `2014`=sum(.$`2014`[3]),
          `2015`=sum(.$`2015`[3]),
          `2016`=sum(.$`2016`[3]),
          `2017`=sum(.$`2017`[3])) %>%
  
  add_row(Rama.Actividad.Económica="Industria",
          `2011`=sum(.$`2011`[4]),
          `2012`=sum(.$`2012`[4]),
          `2013`=sum(.$`2013`[4]),
          `2014`=sum(.$`2014`[4]),
          `2015`=sum(.$`2015`[4]),
          `2016`=sum(.$`2016`[4]),
          `2017`=sum(.$`2017`[4])) %>%
  
  add_row(Rama.Actividad.Económica="Electricidad,  gas  y  agua",
          `2011`=sum(.$`2011`[5]),
          `2012`=sum(.$`2012`[5]),
          `2013`=sum(.$`2013`[5]),
          `2014`=sum(.$`2014`[5]),
          `2015`=sum(.$`2015`[5]),
          `2016`=sum(.$`2016`[5]),
          `2017`=sum(.$`2017`[5])) %>%
  
  add_row(Rama.Actividad.Económica="Construcción",
          `2011`=sum(.$`2011`[6]),
          `2012`=sum(.$`2012`[6]),
          `2013`=sum(.$`2013`[6]),
          `2014`=sum(.$`2014`[6]),
          `2015`=sum(.$`2015`[6]),
          `2016`=sum(.$`2016`[6]),
          `2017`=sum(.$`2017`[6])) %>%
  
  add_row(Rama.Actividad.Económica="Comercio",
          `2011`=sum(.$`2011`[7]+.$`2011`[8]),
          `2012`=sum(.$`2012`[7]+.$`2012`[8]),
          `2013`=sum(.$`2013`[7]+.$`2013`[8]),
          `2014`=sum(.$`2014`[7]+.$`2014`[8]),
          `2015`=sum(.$`2015`[7]+.$`2015`[8]),
          `2016`=sum(.$`2016`[7]+.$`2016`[8]),
          `2017`=sum(.$`2017`[7]+.$`2017`[8])) %>%
  
  add_row(Rama.Actividad.Económica="Transporte  y  comunicaciones",
          `2011`=sum(.$`2011`[9]),
          `2012`=sum(.$`2012`[9]),
          `2013`=sum(.$`2013`[9]),
          `2014`=sum(.$`2014`[9]),
          `2015`=sum(.$`2015`[9]),
          `2016`=sum(.$`2016`[9]),
          `2017`=sum(.$`2017`[9])) %>%
  
  add_row(Rama.Actividad.Económica="Establecimientos  ftnancieros",
          `2011`=sum(.$`2011`[10]+.$`2011`[11]),
          `2012`=sum(.$`2012`[10]+.$`2012`[11]),
          `2013`=sum(.$`2013`[10]+.$`2013`[11]),
          `2014`=sum(.$`2014`[10]+.$`2014`[11]),
          `2015`=sum(.$`2015`[10]+.$`2015`[11]),
          `2016`=sum(.$`2016`[10]+.$`2016`[11]),
          `2017`=sum(.$`2017`[10]+.$`2017`[11])) %>%
  
  add_row(Rama.Actividad.Económica="Servicios",
          `2011`=sum(.$`2011`[12]+.$`2011`[13]+.$`2011`[14]+.$`2011`[15]+.$`2011`[16]+.$`2011`[17]),
          `2012`=sum(.$`2012`[12]+.$`2012`[13]+.$`2012`[14]+.$`2012`[15]+.$`2012`[16]+.$`2012`[17]),
          `2013`=sum(.$`2013`[12]+.$`2013`[13]+.$`2013`[14]+.$`2013`[15]+.$`2013`[16]+.$`2013`[17]),
          `2014`=sum(.$`2014`[12]+.$`2014`[13]+.$`2014`[14]+.$`2014`[15]+.$`2014`[16]+.$`2014`[17]),
          `2015`=sum(.$`2015`[12]+.$`2015`[13]+.$`2015`[14]+.$`2015`[15]+.$`2015`[16]+.$`2015`[17]),
          `2016`=sum(.$`2016`[12]+.$`2016`[13]+.$`2016`[14]+.$`2016`[15]+.$`2016`[16]+.$`2016`[17]),
          `2017`=sum(.$`2017`[12]+.$`2017`[13]+.$`2017`[14]+.$`2017`[15]+.$`2017`[16]+.$`2017`[17])) %>%
  
  add_row(Rama.Actividad.Económica="Actividades  no  especiftcadas",
          `2011`=sum(.$`2011`[18]),
          `2012`=sum(.$`2012`[18]),
          `2013`=sum(.$`2013`[18]),
          `2014`=sum(.$`2014`[18]),
          `2015`=sum(.$`2015`[18]),
          `2016`=sum(.$`2016`[18]),
          `2017`=sum(.$`2017`[18]))

colnames(cuadro4_4)<-c("Rama.Actividad.Económica",2018)

cuadro4_4<-cuadro4_4 %>% add_row(Rama.Actividad.Económica="Agricultura  y  pesca",
                                 `2018`=sum(.$`2018`[1])) %>% 
  
  add_row(Rama.Actividad.Económica="Minería",
          `2018`=sum(.$`2018`[2])) %>%
  
  add_row(Rama.Actividad.Económica="Industria",
          `2018`=sum(.$`2018`[3])) %>%
  
  add_row(Rama.Actividad.Económica="Electricidad,  gas  y  agua",
          `2018`=sum(.$`2018`[4]+.$`2018`[5])) %>%
  
  add_row(Rama.Actividad.Económica="Construcción",
          `2018`=sum(.$`2018`[6])) %>%
  
  add_row(Rama.Actividad.Económica="Comercio",
          `2018`=sum(.$`2018`[7]+.$`2018`[9])) %>%
  
  add_row(Rama.Actividad.Económica="Transporte  y  comunicaciones",
          `2018`=sum(.$`2018`[8]+.$`2018`[10])) %>%
  
  add_row(Rama.Actividad.Económica="Establecimientos  ftnancieros",
          `2018`=sum(.$`2018`[11]+.$`2018`[12])) %>%
  
  add_row(Rama.Actividad.Económica="Servicios",
          `2018`=sum(.$`2018`[13]+.$`2018`[14]+.$`2018`[15]+.$`2018`[16]+.$`2018`[17]+.$`2018`[18]+.$`2018`[19]+.$`2018`[20]+.$`2018`[21])) %>%
  
  add_row(Rama.Actividad.Económica="Actividades  no  especiftcadas",
          `2018`=sum(.$`2018`[22]))

cuadro5_hombres<-merge(cuadro4_2,cuadro4_3,by="Rama.Actividad.Económica",all.x = TRUE)
cuadro5_hombres<-merge(cuadro5_hombres,cuadro4_4,by="Rama.Actividad.Económica",all.x = TRUE)

cuadro5_hombres<-unique( cuadro5_hombres )
cuadro5_hombres<-cuadro5_hombres[-3,]


# mujeres
cuadro4_2<-cuadro4_2_sexo %>% select(1,4-1,7-1,10-1,13-1,16-1,19-1,22-1,25-1,28-1)
cuadro4_3<-cuadro4_3_sexo %>% select(1,4-1,7-1,10-1,13-1,16-1,19-1,22-1)
cuadro4_4<-cuadro4_4_sexo %>% select(1,4-1)

colnames(cuadro4_2)<-c("Rama.Actividad.Económica",2002,2003,2004,2005,2006,2007,2008,2009,2010)

colnames(cuadro4_3)<-c("Rama.Actividad.Económica",2011,2012,2013,2014,2015,2016,2017)

cuadro4_3<-cuadro4_3 %>% add_row(Rama.Actividad.Económica="Agricultura  y  pesca",
                                 `2011`=sum(.$`2011`[1]+.$`2011`[2]),
                                 `2012`=sum(.$`2012`[1]+.$`2012`[2]),
                                 `2013`=sum(.$`2013`[1]+.$`2013`[2]),
                                 `2014`=sum(.$`2014`[1]+.$`2014`[2]),
                                 `2015`=sum(.$`2015`[1]+.$`2015`[2]),
                                 `2016`=sum(.$`2016`[1]+.$`2016`[2]),
                                 `2017`=sum(.$`2017`[1]+.$`2017`[2])) %>% 
  
  add_row(Rama.Actividad.Económica="Minería",
          `2011`=sum(.$`2011`[3]),
          `2012`=sum(.$`2012`[3]),
          `2013`=sum(.$`2013`[3]),
          `2014`=sum(.$`2014`[3]),
          `2015`=sum(.$`2015`[3]),
          `2016`=sum(.$`2016`[3]),
          `2017`=sum(.$`2017`[3])) %>%
  
  add_row(Rama.Actividad.Económica="Industria",
          `2011`=sum(.$`2011`[4]),
          `2012`=sum(.$`2012`[4]),
          `2013`=sum(.$`2013`[4]),
          `2014`=sum(.$`2014`[4]),
          `2015`=sum(.$`2015`[4]),
          `2016`=sum(.$`2016`[4]),
          `2017`=sum(.$`2017`[4])) %>%
  
  add_row(Rama.Actividad.Económica="Electricidad,  gas  y  agua",
          `2011`=sum(.$`2011`[5]),
          `2012`=sum(.$`2012`[5]),
          `2013`=sum(.$`2013`[5]),
          `2014`=sum(.$`2014`[5]),
          `2015`=sum(.$`2015`[5]),
          `2016`=sum(.$`2016`[5]),
          `2017`=sum(.$`2017`[5])) %>%
  
  add_row(Rama.Actividad.Económica="Construcción",
          `2011`=sum(.$`2011`[6]),
          `2012`=sum(.$`2012`[6]),
          `2013`=sum(.$`2013`[6]),
          `2014`=sum(.$`2014`[6]),
          `2015`=sum(.$`2015`[6]),
          `2016`=sum(.$`2016`[6]),
          `2017`=sum(.$`2017`[6])) %>%
  
  add_row(Rama.Actividad.Económica="Comercio",
          `2011`=sum(.$`2011`[7]+.$`2011`[8]),
          `2012`=sum(.$`2012`[7]+.$`2012`[8]),
          `2013`=sum(.$`2013`[7]+.$`2013`[8]),
          `2014`=sum(.$`2014`[7]+.$`2014`[8]),
          `2015`=sum(.$`2015`[7]+.$`2015`[8]),
          `2016`=sum(.$`2016`[7]+.$`2016`[8]),
          `2017`=sum(.$`2017`[7]+.$`2017`[8])) %>%
  
  add_row(Rama.Actividad.Económica="Transporte  y  comunicaciones",
          `2011`=sum(.$`2011`[9]),
          `2012`=sum(.$`2012`[9]),
          `2013`=sum(.$`2013`[9]),
          `2014`=sum(.$`2014`[9]),
          `2015`=sum(.$`2015`[9]),
          `2016`=sum(.$`2016`[9]),
          `2017`=sum(.$`2017`[9])) %>%
  
  add_row(Rama.Actividad.Económica="Establecimientos  ftnancieros",
          `2011`=sum(.$`2011`[10]+.$`2011`[11]),
          `2012`=sum(.$`2012`[10]+.$`2012`[11]),
          `2013`=sum(.$`2013`[10]+.$`2013`[11]),
          `2014`=sum(.$`2014`[10]+.$`2014`[11]),
          `2015`=sum(.$`2015`[10]+.$`2015`[11]),
          `2016`=sum(.$`2016`[10]+.$`2016`[11]),
          `2017`=sum(.$`2017`[10]+.$`2017`[11])) %>%
  
  add_row(Rama.Actividad.Económica="Servicios",
          `2011`=sum(.$`2011`[12]+.$`2011`[13]+.$`2011`[14]+.$`2011`[15]+.$`2011`[16]+.$`2011`[17]),
          `2012`=sum(.$`2012`[12]+.$`2012`[13]+.$`2012`[14]+.$`2012`[15]+.$`2012`[16]+.$`2012`[17]),
          `2013`=sum(.$`2013`[12]+.$`2013`[13]+.$`2013`[14]+.$`2013`[15]+.$`2013`[16]+.$`2013`[17]),
          `2014`=sum(.$`2014`[12]+.$`2014`[13]+.$`2014`[14]+.$`2014`[15]+.$`2014`[16]+.$`2014`[17]),
          `2015`=sum(.$`2015`[12]+.$`2015`[13]+.$`2015`[14]+.$`2015`[15]+.$`2015`[16]+.$`2015`[17]),
          `2016`=sum(.$`2016`[12]+.$`2016`[13]+.$`2016`[14]+.$`2016`[15]+.$`2016`[16]+.$`2016`[17]),
          `2017`=sum(.$`2017`[12]+.$`2017`[13]+.$`2017`[14]+.$`2017`[15]+.$`2017`[16]+.$`2017`[17])) %>%
  
  add_row(Rama.Actividad.Económica="Actividades  no  especiftcadas",
          `2011`=sum(.$`2011`[18]),
          `2012`=sum(.$`2012`[18]),
          `2013`=sum(.$`2013`[18]),
          `2014`=sum(.$`2014`[18]),
          `2015`=sum(.$`2015`[18]),
          `2016`=sum(.$`2016`[18]),
          `2017`=sum(.$`2017`[18]))

colnames(cuadro4_4)<-c("Rama.Actividad.Económica",2018)

cuadro4_4<-cuadro4_4 %>% add_row(Rama.Actividad.Económica="Agricultura  y  pesca",
                                 `2018`=sum(.$`2018`[1])) %>% 
  
  add_row(Rama.Actividad.Económica="Minería",
          `2018`=sum(.$`2018`[2])) %>%
  
  add_row(Rama.Actividad.Económica="Industria",
          `2018`=sum(.$`2018`[3])) %>%
  
  add_row(Rama.Actividad.Económica="Electricidad,  gas  y  agua",
          `2018`=sum(.$`2018`[4]+.$`2018`[5])) %>%
  
  add_row(Rama.Actividad.Económica="Construcción",
          `2018`=sum(.$`2018`[6])) %>%
  
  add_row(Rama.Actividad.Económica="Comercio",
          `2018`=sum(.$`2018`[7]+.$`2018`[9])) %>%
  
  add_row(Rama.Actividad.Económica="Transporte  y  comunicaciones",
          `2018`=sum(.$`2018`[8]+.$`2018`[10])) %>%
  
  add_row(Rama.Actividad.Económica="Establecimientos  ftnancieros",
          `2018`=sum(.$`2018`[11]+.$`2018`[12])) %>%
  
  add_row(Rama.Actividad.Económica="Servicios",
          `2018`=sum(.$`2018`[13]+.$`2018`[14]+.$`2018`[15]+.$`2018`[16]+.$`2018`[17]+.$`2018`[18]+.$`2018`[19]+.$`2018`[20]+.$`2018`[21])) %>%
  
  add_row(Rama.Actividad.Económica="Actividades  no  especiftcadas",
          `2018`=sum(.$`2018`[22]))

cuadro5_mujeres<-merge(cuadro4_2,cuadro4_3,by="Rama.Actividad.Económica",all.x = TRUE)
cuadro5_mujeres<-merge(cuadro5_mujeres,cuadro4_4,by="Rama.Actividad.Económica",all.x = TRUE)

cuadro5_mujeres<-unique( cuadro5_mujeres )
cuadro5_mujeres<-cuadro5_mujeres[-3,]

## combinar y crear cuadro 5

cuadro5_hombres<-cuadro5_hombres %>% mutate(sexo="hombres")
cuadro5_mujeres<-cuadro5_mujeres %>% mutate(sexo="mujeres")
cuadro5<-rbind(cuadro5_hombres,cuadro5_mujeres)

cuadro5 %>% filter(Rama.Actividad.Económica!="Total") %>% 
  gather(ano,afiliados,-Rama.Actividad.Económica,-sexo) %>% mutate(afiliados=as.numeric(afiliados),
                                                             ano=as.numeric(ano)) %>% 
  ggplot(aes(x=ano,y=afiliados,color=Rama.Actividad.Económica)) + geom_line() + geom_point() + theme_bw() + facet_wrap(~sexo) + 
  labs(title = "Gráfico 5. Cantidad de afiliados activos a nivel nacional, por rama de actividad económica y sexo",
       x="Anos",
       y = "Trabajadores sindicalizados",
       caption = "Fuente: Compendio estadístico Dirección del Trabajo") + 
  theme(legend.position = "bottom",plot.title = element_text(size=12),
        plot.subtitle = element_text(size=10),
        plot.caption = element_text(size=8)) + scale_y_continuous(labels=function(x) format(x, big.mark = ".", scientific = FALSE))+
  scale_x_continuous(limits = c(2002, 2018),breaks = c(2002,2010,2018))



ggsave(
  plot = last_plot(),
  filename = "Output/Graficos/1. OOSS/grafico5.Cantidad de afiliados a nivel nacional, por rama de actividad económica y sexo.png",
  device = "png",
  dpi = "retina",
  units = "cm",
  width = 33,
  height = 17
)



#### Cuadro 6. Cantidad de sindicatos activos, según tipo de sindicato, años 1991 a 2009 ####
#### Cuadro 7. Tamaño sindical promedio por rama (cantidad de afiliados por rama sobre la cantida de sindicatos por rama) ####

cuadro4_7<-cuadro4[,-2] #se quita año 1990 por falta de datos

cuadro7_1 <-merge(cuadro3, cuadro4_7, by="Rama.Actividad.Económica", all.x = TRUE)

names(cuadro7_1) <-c("Rama.Actividad.Económica", "sindicatos_91",
                     "sindicatos_92",
                     "sindicatos_93",
                     "sindicatos_94",
                     "sindicatos_95",
                     "sindicatos_96",
                     "sindicatos_97",
                     "sindicatos_98",
                     "sindicatos_99",
                     "sindicatos_00",
                     "sindicatos_01",
                     "sindicatos_02",
                     "sindicatos_03",
                     "sindicatos_04",
                     "sindicatos_05",
                     "sindicatos_06",
                     "sindicatos_07",
                     "sindicatos_08",
                     "sindicatos_09",
                     "sindicatos_10",
                     "sindicatos_11",
                     "sindicatos_12",
                     "sindicatos_13",
                     "sindicatos_14",
                     "sindicatos_15",
                     "sindicatos_16",
                     "sindicatos_17",
                     "sindicatos_18",
                     "afiliados_91",
                     "afiliados_92",
                     "afiliados_93",
                     "afiliados_94",
                     "afiliados_95",
                     "afiliados_96",
                     "afiliados_97",
                     "afiliados_98",
                     "afiliados_99",
                     "afiliados_00",
                     "afiliados_01",
                     "afiliados_02",
                     "afiliados_03",
                     "afiliados_04",
                     "afiliados_05",
                     "afiliados_06",
                     "afiliados_07",
                     "afiliados_08",
                     "afiliados_09",
                     "afiliados_10",
                     "afiliados_11",
                     "afiliados_12",
                     "afiliados_13",
                     "afiliados_14",
                     "afiliados_15",
                     "afiliados_16",
                     "afiliados_17",
                     "afiliados_18")

cuadro7 <- cuadro7_1 %>% group_by(Rama.Actividad.Económica) %>% 
  mutate(Tamaño_1991=afiliados_91/sindicatos_91,
         Tamaño_1992=afiliados_92/sindicatos_92,
         Tamaño_1993=afiliados_93/sindicatos_93,
         Tamaño_1994=afiliados_94/sindicatos_94,
         Tamaño_1995=afiliados_95/sindicatos_95,
         Tamaño_1996=afiliados_96/sindicatos_96,
         Tamaño_1997=afiliados_97/sindicatos_97,
         Tamaño_1998=afiliados_98/sindicatos_98,
         Tamaño_1999=afiliados_99/sindicatos_99,
         Tamaño_2000=afiliados_00/sindicatos_00,
         Tamaño_2001=afiliados_01/sindicatos_01,
         Tamaño_2002=afiliados_02/sindicatos_02,
         Tamaño_2003=afiliados_03/sindicatos_03,
         Tamaño_2004=afiliados_04/sindicatos_04,
         Tamaño_2005=afiliados_05/sindicatos_05,
         Tamaño_2006=afiliados_06/sindicatos_06,
         Tamaño_2007=afiliados_07/sindicatos_07,
         Tamaño_2008=afiliados_08/sindicatos_08,
         Tamaño_2009=afiliados_09/sindicatos_09,
         Tamaño_2010=afiliados_10/sindicatos_10,
         Tamaño_2011=afiliados_11/sindicatos_11,
         Tamaño_2012=afiliados_12/sindicatos_12,
         Tamaño_2013=afiliados_13/sindicatos_13,
         Tamaño_2014=afiliados_14/sindicatos_14,
         Tamaño_2015=afiliados_15/sindicatos_15,
         Tamaño_2016=afiliados_16/sindicatos_16,
         Tamaño_2017=afiliados_17/sindicatos_17,
         Tamaño_2018=afiliados_18/sindicatos_18) %>% as.data.frame()


cuadro7 <- select(cuadro7, Rama.Actividad.Económica, 
                  Tamaño_1991, 
                  Tamaño_1992, 
                  Tamaño_1993,
                  Tamaño_1994,
                  Tamaño_1995,
                  Tamaño_1996,
                  Tamaño_1997,
                  Tamaño_1998,
                  Tamaño_1999,
                  Tamaño_2000,
                  Tamaño_2001,
                  Tamaño_2002,
                  Tamaño_2003,
                  Tamaño_2004,
                  Tamaño_2005,
                  Tamaño_2006,
                  Tamaño_2007,
                  Tamaño_2008,
                  Tamaño_2009,
                  Tamaño_2010,
                  Tamaño_2011,
                  Tamaño_2012,
                  Tamaño_2013,
                  Tamaño_2014,
                  Tamaño_2015,
                  Tamaño_2016,
                  Tamaño_2017,
                  Tamaño_2018)

cuadro7[,-1] <-round(cuadro7[,-1],1) 
cuadro7

## Tamaño sindical promedio año 2018 (ramas desagregadas) 

cuadro7 %>% filter(Rama.Actividad.Económica!="Total") %>% 
  ggplot(aes(x=as.factor(reorder(Rama.Actividad.Económica,`Poder_2018`)),y=`Poder_2018`))+
  geom_bar(stat="identity", fill="#d8576b", colour="black", width=0.8) + 
  scale_y_continuous(labels=function(x) format(x, big.mark = ".", scientific = FALSE)) +
  theme_bw() +  coord_flip() + 
  geom_text(aes(label = format(`Poder_2018`, big.mark = ".", scientific = FALSE)), hjust=-0.5, colour = "black", size=3.0) +
  labs(title="Gráfico 6. Tamaño sindical promedio por rama de actividad económica en 2018",
       x="Ramas de actividad económica", 
       y = "Tamaño sindical",
       caption = "Observatorio Sindical")

ggsave(
  plot = last_plot(),
  filename = "Output/Nuevo/grafico6.Tamaño sindical por rama de actividad económica en 2018.png",
  device = "png",
  dpi = "retina",
  units = "cm",
  width = 33,
  height = 17
)
 

#### Guardar tablas ####
library(writexl)
write_xlsx(cuadro1,"Output/Cuadros/1. OOSS/cuadro1.xlsx", col_names = TRUE,format_headers = TRUE)
write_xlsx(cuadro2,"Output/Cuadros/1. OOSS/cuadro2.xlsx", col_names = TRUE,format_headers = TRUE)
write_xlsx(cuadro3,"Output/Cuadros/1. OOSS/cuadro3.xlsx", col_names = TRUE,format_headers = TRUE)
write_xlsx(cuadro4,"Output/Cuadros/1. OOSS/cuadro4.xlsx", col_names = TRUE,format_headers = TRUE)
write_xlsx(cuadro5,"Output/Cuadros/1. OOSS/cuadro5.xlsx", col_names = TRUE,format_headers = TRUE)
write_xlsx(cuadro7,"Output/Nuevo/cuadro7.xlsx", col_names = TRUE,format_headers = TRUE)
